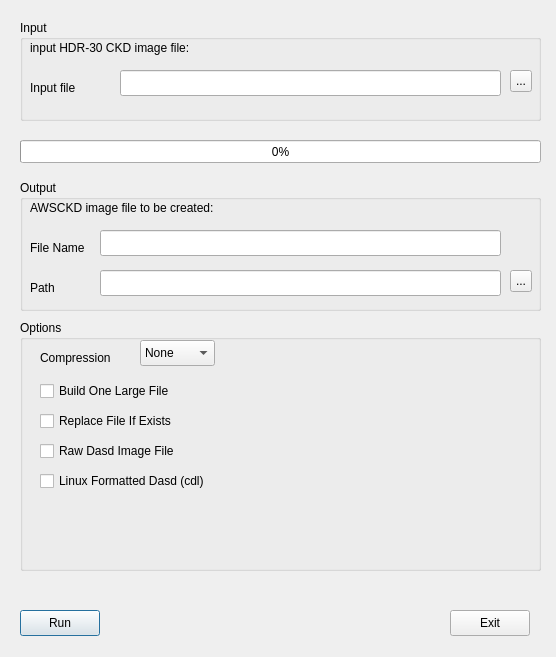
<?xml version="1.0" encoding="UTF-8"?>
<ui version="4.0">
 <class>DasdconvClass</class>
 <widget class="QDialog" name="DasdconvClass">
  <property name="geometry">
   <rect>
    <x>0</x>
    <y>0</y>
    <width>556</width>
    <height>657</height>
   </rect>
  </property>
  <property name="windowTitle">
   <string>Dasdconv</string>
  </property>
  <widget class="QGroupBox" name="groupBox">
   <property name="geometry">
    <rect>
     <x>20</x>
     <y>20</y>
     <width>521</width>
     <height>101</height>
    </rect>
   </property>
   <property name="title">
    <string>Input</string>
   </property>
   <widget class="QLineEdit" name="infile">
    <property name="geometry">
     <rect>
      <x>100</x>
      <y>50</y>
      <width>381</width>
      <height>26</height>
     </rect>
    </property>
   </widget>
   <widget class="QToolButton" name="browseFileButton">
    <property name="geometry">
     <rect>
      <x>490</x>
      <y>50</y>
      <width>22</width>
      <height>22</height>
     </rect>
    </property>
    <property name="text">
     <string>...</string>
    </property>
   </widget>
   <widget class="QLabel" name="label">
    <property name="geometry">
     <rect>
      <x>10</x>
      <y>60</y>
      <width>71</width>
      <height>16</height>
     </rect>
    </property>
    <property name="text">
     <string>Input file</string>
    </property>
   </widget>
   <widget class="QLabel" name="label_5">
    <property name="geometry">
     <rect>
      <x>10</x>
      <y>20</y>
      <width>301</width>
      <height>16</height>
     </rect>
    </property>
    <property name="text">
     <string>input HDR-30 CKD image file:</string>
    </property>
   </widget>
  </widget>
  <widget class="QGroupBox" name="groupBox_2">
   <property name="geometry">
    <rect>
     <x>20</x>
     <y>180</y>
     <width>521</width>
     <height>131</height>
    </rect>
   </property>
   <property name="title">
    <string>Output</string>
   </property>
   <widget class="QLineEdit" name="filename">
    <property name="geometry">
     <rect>
      <x>80</x>
      <y>50</y>
      <width>401</width>
      <height>26</height>
     </rect>
    </property>
   </widget>
   <widget class="QLineEdit" name="path">
    <property name="geometry">
     <rect>
      <x>80</x>
      <y>90</y>
      <width>401</width>
      <height>26</height>
     </rect>
    </property>
   </widget>
   <widget class="QToolButton" name="browseOutButton">
    <property name="geometry">
     <rect>
      <x>490</x>
      <y>90</y>
      <width>22</width>
      <height>22</height>
     </rect>
    </property>
    <property name="text">
     <string>...</string>
    </property>
   </widget>
   <widget class="QLabel" name="label_2">
    <property name="geometry">
     <rect>
      <x>10</x>
      <y>60</y>
      <width>61</width>
      <height>16</height>
     </rect>
    </property>
    <property name="text">
     <string>File Name</string>
    </property>
   </widget>
   <widget class="QLabel" name="label_3">
    <property name="geometry">
     <rect>
      <x>10</x>
      <y>100</y>
      <width>61</width>
      <height>16</height>
     </rect>
    </property>
    <property name="text">
     <string>Path</string>
    </property>
   </widget>
   <widget class="QLabel" name="label_4">
    <property name="geometry">
     <rect>
      <x>10</x>
      <y>20</y>
      <width>321</width>
      <height>16</height>
     </rect>
    </property>
    <property name="text">
     <string>AWSCKD image file to be created:</string>
    </property>
   </widget>
  </widget>
  <widget class="QPushButton" name="runButton">
   <property name="geometry">
    <rect>
     <x>20</x>
     <y>610</y>
     <width>80</width>
     <height>26</height>
    </rect>
   </property>
   <property name="text">
    <string>Run</string>
   </property>
  </widget>
  <widget class="QPushButton" name="exitButton">
   <property name="geometry">
    <rect>
     <x>450</x>
     <y>610</y>
     <width>80</width>
     <height>26</height>
    </rect>
   </property>
   <property name="text">
    <string>Exit</string>
   </property>
  </widget>
  <widget class="QProgressBar" name="progressBar">
   <property name="enabled">
    <bool>true</bool>
   </property>
   <property name="geometry">
    <rect>
     <x>20</x>
     <y>140</y>
     <width>521</width>
     <height>23</height>
    </rect>
   </property>
   <property name="value">
    <number>0</number>
   </property>
   <property name="textVisible">
    <bool>true</bool>
   </property>
   <property name="invertedAppearance">
    <bool>false</bool>
   </property>
  </widget>
  <widget class="QGroupBox" name="groupBox_3">
   <property name="geometry">
    <rect>
     <x>20</x>
     <y>320</y>
     <width>521</width>
     <height>251</height>
    </rect>
   </property>
   <property name="title">
    <string>Options</string>
   </property>
   <property name="flat">
    <bool>false</bool>
   </property>
   <widget class="QComboBox" name="compressionComboBox">
    <property name="geometry">
     <rect>
      <x>120</x>
      <y>20</y>
      <width>75</width>
      <height>26</height>
     </rect>
    </property>
    <item>
     <property name="text">
      <string>None</string>
     </property>
    </item>
    <item>
     <property name="text">
      <string>zlib</string>
     </property>
    </item>
    <item>
     <property name="text">
      <string>bz2</string>
     </property>
    </item>
    <item>
     <property name="text">
      <string>expanding</string>
     </property>
    </item>
   </widget>
   <widget class="QLabel" name="label_6">
    <property name="geometry">
     <rect>
      <x>20</x>
      <y>30</y>
      <width>81</width>
      <height>16</height>
     </rect>
    </property>
    <property name="text">
     <string>Compression</string>
    </property>
   </widget>
   <widget class="QCheckBox" name="lfsCheckbox">
    <property name="geometry">
     <rect>
      <x>20</x>
      <y>60</y>
      <width>221</width>
      <height>22</height>
     </rect>
    </property>
    <property name="text">
     <string>Build One Large File</string>
    </property>
   </widget>
   <widget class="QCheckBox" name="replaceCheckbox">
    <property name="geometry">
     <rect>
      <x>20</x>
      <y>90</y>
      <width>221</width>
      <height>22</height>
     </rect>
    </property>
    <property name="text">
     <string>Replace File If Exists</string>
    </property>
   </widget>
   <widget class="QCheckBox" name="rawCheckBox">
    <property name="geometry">
     <rect>
      <x>20</x>
      <y>120</y>
      <width>211</width>
      <height>22</height>
     </rect>
    </property>
    <property name="text">
     <string>Raw Dasd Image File</string>
    </property>
   </widget>
   <widget class="QCheckBox" name="linuxCheckBox">
    <property name="geometry">
     <rect>
      <x>20</x>
      <y>150</y>
      <width>251</width>
      <height>22</height>
     </rect>
    </property>
    <property name="text">
     <string>Linux Formatted Dasd (cdl)</string>
    </property>
   </widget>
  </widget>
 </widget>
 <layoutdefault spacing="6" margin="11"/>
 <resources/>
 <connections/>
</ui>
